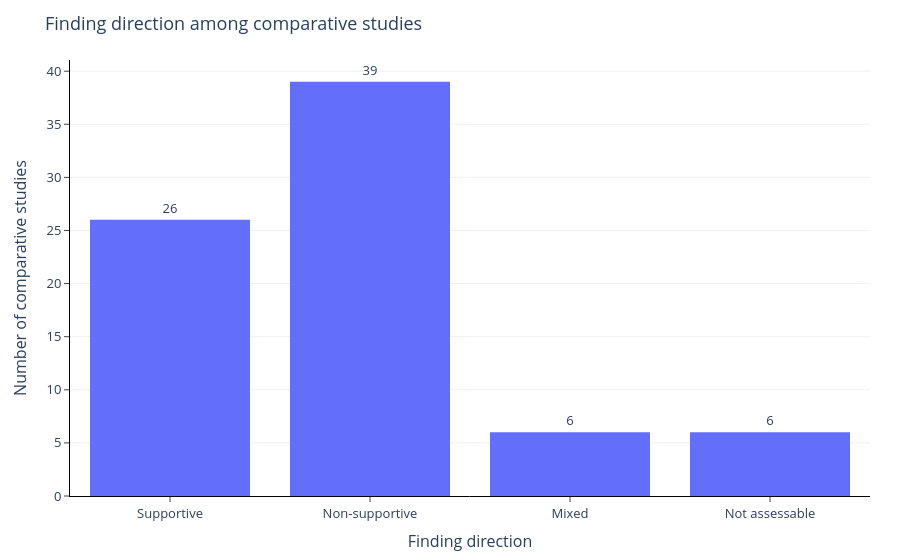

Notebook source saved alongside this figure:
### Code cell
# Figure 3: Finding direction among comparative studies only
order = ["Supportive", "Non-supportive", "Mixed", "Not assessable"]
plot_df = finding_counts_comparative.copy()
plot_df["Finding direction"] = pd.Categorical(plot_df["Finding direction"], categories=order, ordered=True)
plot_df = plot_df.sort_values("Finding direction")

fig = px.bar(
    plot_df,
    x="Finding direction",
    y="Number of papers",
    text="Number of papers",
)
fig.update_traces(
    textposition="outside",
    hovertemplate="%{x}<br>Comparative studies: %{y}<br>Percent: %{customdata[0]}%<extra></extra>",
    customdata=plot_df[["Percent of comparative studies"]].to_numpy(),
    marker_line_width=0,
)
fig = apply_clean_plotly_style(fig, x_title="Finding direction", y_title="Number of comparative studies")
fig.update_layout(title="Finding direction among comparative studies", showlegend=False)
fig.show()
save_plotly(fig, "finding_direction_comparative")

### Figure 1 — Plotly figure (JSON) as saved in the notebook; plotly's stock layout.template omitted (floating-point values rounded to 4 significant figures)
{"data": [{"customdata": [[33.8], [50.6], [7.8], [7.8]], "hovertemplate": "%{x}<br>Comparative studies: %{y}<br>Percent: %{customdata[0]}%<extra></extra>", "legendgroup": "", "marker": {"color": "#636efa", "line": {"width": 0}, "pattern": {"shape": ""}}, "name": "", "orientation": "v", "showlegend": false, "text": [26.0, 39.0, 6.0, 6.0], "textposition": "outside", "type": "bar", "x": ["Supportive", "Non-supportive", "Mixed", "Not assessable"], "xaxis": "x", "y": [26, 39, 6, 6], "yaxis": "y"}], "layout": {"barmode": "relative", "font": {"size": 13}, "legend": {"orientation": "h", "tracegroupgap": 0, "x": 0, "xanchor": "left", "y": 1.02, "yanchor": "bottom"}, "margin": {"b": 60, "l": 70, "r": 30, "t": 60}, "paper_bgcolor": "white", "plot_bgcolor": "white", "showlegend": false, "title": {"text": "Finding direction among comparative studies"}, "xaxis": {"anchor": "y", "domain": [0, 1], "linecolor": "black", "linewidth": 1, "showgrid": false, "showline": true, "ticks": "outside", "title": {"text": "Finding direction"}, "zeroline": false}, "yaxis": {"anchor": "x", "domain": [0, 1], "gridcolor": "rgba(0,0,0,0.12)", "gridwidth": 0.5, "linecolor": "black", "linewidth": 1, "showgrid": true, "showline": true, "ticks": "outside", "title": {"text": "Number of comparative studies"}, "zeroline": false}}}
